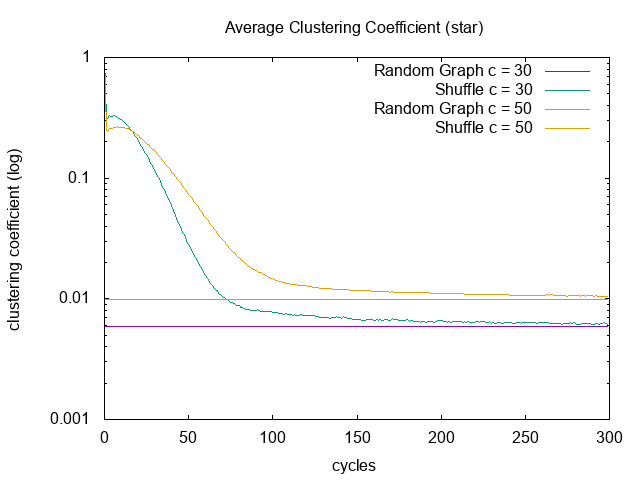

Reproduce this figure in gnuplot.
# You can uncomment the following lines to produce a png figure
set terminal png enhanced
set output 'plotCC-star.png'

set title "Average Clustering Coefficient (star)"
set xlabel "cycles"
set ylabel "clustering coefficient (log)"
set key right top
set logscale y 
plot "random/ccRandom30.txt" title 'Random Graph c = 30' with lines, \
	"star/cc30.txt" title 'Shuffle c = 30' with lines, \
	"random/ccRandom50.txt" title 'Random Graph c = 50' with lines, \
	"star/cc50.txt" title 'Shuffle c = 50' with lines